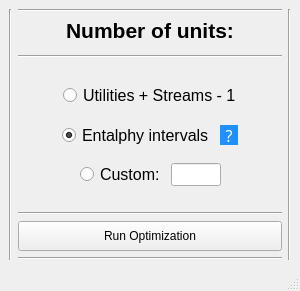
<?xml version="1.0" encoding="UTF-8"?>
<ui version="4.0">
 <class>mainWindow</class>
 <widget class="QMainWindow" name="mainWindow">
  <property name="geometry">
   <rect>
    <x>0</x>
    <y>0</y>
    <width>300</width>
    <height>291</height>
   </rect>
  </property>
  <property name="minimumSize">
   <size>
    <width>300</width>
    <height>291</height>
   </size>
  </property>
  <property name="maximumSize">
   <size>
    <width>300</width>
    <height>291</height>
   </size>
  </property>
  <property name="windowTitle">
   <string notr="true">'</string>
  </property>
  <property name="windowOpacity">
   <double>1.000000000000000</double>
  </property>
  <widget class="QWidget" name="centralwidget">
   <layout class="QVBoxLayout" name="verticalLayout_2">
    <item>
     <layout class="QHBoxLayout" name="horizontalLayout_5">
      <item>
       <widget class="Line" name="line_6">
        <property name="orientation">
         <enum>Qt::Vertical</enum>
        </property>
       </widget>
      </item>
      <item>
       <layout class="QVBoxLayout" name="verticalLayout">
        <item>
         <widget class="Line" name="line_5">
          <property name="orientation">
           <enum>Qt::Horizontal</enum>
          </property>
         </widget>
        </item>
        <item>
         <widget class="QLabel" name="label">
          <property name="maximumSize">
           <size>
            <width>400</width>
            <height>21</height>
           </size>
          </property>
          <property name="font">
           <font>
            <family>Arial</family>
            <pointsize>16</pointsize>
            <weight>75</weight>
            <bold>true</bold>
           </font>
          </property>
          <property name="text">
           <string>&lt;html&gt;&lt;head/&gt;&lt;body&gt;&lt;p align=&quot;center&quot;&gt;Number of units:&lt;/p&gt;&lt;/body&gt;&lt;/html&gt;</string>
          </property>
          <property name="alignment">
           <set>Qt::AlignCenter</set>
          </property>
         </widget>
        </item>
        <item>
         <spacer name="verticalSpacer_3">
          <property name="orientation">
           <enum>Qt::Vertical</enum>
          </property>
          <property name="sizeHint" stdset="0">
           <size>
            <width>20</width>
            <height>40</height>
           </size>
          </property>
         </spacer>
        </item>
        <item>
         <widget class="Line" name="line_4">
          <property name="orientation">
           <enum>Qt::Horizontal</enum>
          </property>
         </widget>
        </item>
        <item>
         <spacer name="verticalSpacer_2">
          <property name="orientation">
           <enum>Qt::Vertical</enum>
          </property>
          <property name="sizeHint" stdset="0">
           <size>
            <width>20</width>
            <height>40</height>
           </size>
          </property>
         </spacer>
        </item>
        <item>
         <spacer name="verticalSpacer_4">
          <property name="orientation">
           <enum>Qt::Vertical</enum>
          </property>
          <property name="sizeHint" stdset="0">
           <size>
            <width>20</width>
            <height>40</height>
           </size>
          </property>
         </spacer>
        </item>
        <item>
         <layout class="QHBoxLayout" name="horizontalLayout">
          <item>
           <spacer name="horizontalSpacer_2">
            <property name="orientation">
             <enum>Qt::Horizontal</enum>
            </property>
            <property name="sizeHint" stdset="0">
             <size>
              <width>40</width>
              <height>20</height>
             </size>
            </property>
           </spacer>
          </item>
          <item>
           <widget class="QRadioButton" name="us1">
            <property name="maximumSize">
             <size>
              <width>175</width>
              <height>23</height>
             </size>
            </property>
            <property name="font">
             <font>
              <pointsize>12</pointsize>
             </font>
            </property>
            <property name="layoutDirection">
             <enum>Qt::LeftToRight</enum>
            </property>
            <property name="text">
             <string>Utilities + Streams - 1</string>
            </property>
           </widget>
          </item>
          <item>
           <spacer name="horizontalSpacer_3">
            <property name="orientation">
             <enum>Qt::Horizontal</enum>
            </property>
            <property name="sizeHint" stdset="0">
             <size>
              <width>40</width>
              <height>20</height>
             </size>
            </property>
           </spacer>
          </item>
         </layout>
        </item>
        <item>
         <spacer name="verticalSpacer_6">
          <property name="orientation">
           <enum>Qt::Vertical</enum>
          </property>
          <property name="sizeHint" stdset="0">
           <size>
            <width>20</width>
            <height>40</height>
           </size>
          </property>
         </spacer>
        </item>
        <item>
         <layout class="QHBoxLayout" name="horizontalLayout_2">
          <item>
           <spacer name="horizontalSpacer">
            <property name="orientation">
             <enum>Qt::Horizontal</enum>
            </property>
            <property name="sizeHint" stdset="0">
             <size>
              <width>40</width>
              <height>20</height>
             </size>
            </property>
           </spacer>
          </item>
          <item>
           <widget class="QRadioButton" name="nareas">
            <property name="maximumSize">
             <size>
              <width>166666</width>
              <height>23</height>
             </size>
            </property>
            <property name="font">
             <font>
              <pointsize>12</pointsize>
             </font>
            </property>
            <property name="text">
             <string>Entalphy intervals</string>
            </property>
            <property name="checked">
             <bool>true</bool>
            </property>
           </widget>
          </item>
          <item>
           <widget class="QToolButton" name="toolButton">
            <property name="enabled">
             <bool>false</bool>
            </property>
            <property name="maximumSize">
             <size>
              <width>20</width>
              <height>20</height>
             </size>
            </property>
            <property name="font">
             <font>
              <family>MS Reference Sans Serif</family>
              <pointsize>12</pointsize>
             </font>
            </property>
            <property name="toolTip">
             <string>&lt;!DOCTYPE HTML PUBLIC &quot;-//W3C//DTD HTML 4.0//EN&quot; &quot;http://www.w3.org/TR/REC-html40/strict.dtd&quot;&gt;
&lt;html&gt;&lt;head&gt;&lt;meta name=&quot;qrichtext&quot; content=&quot;1&quot; /&gt;&lt;style type=&quot;text/css&quot;&gt;
p, li { white-space: pre-wrap; }
&lt;/style&gt;&lt;/head&gt;&lt;body style=&quot; font-family:'MS Shell Dlg 2'; font-size:8pt; font-weight:400; font-style:normal;&quot;&gt;
&lt;p style=&quot; margin-top:12px; margin-bottom:12px; margin-left:0px; margin-right:0px; -qt-block-indent:0; text-indent:0px;&quot;&gt;&amp;quot;Using this option, may cause discontinuity in Cost X ΔTmin graph. This discontinuity happen when one of the temperatures in the Entalphy intervals coincides with the Pinch temperature&amp;quot;&lt;/p&gt;&lt;/body&gt;&lt;/html&gt;</string>
            </property>
            <property name="styleSheet">
             <string notr="true">QToolButton{
	background: 		#1E90FF;
	border: 2px solid 	#000000;
	border-radius: 10px;
	color: 	#FFFFFF;
	text-align: center;
}

QToolButton:focus{
	border: 2px solid #FBAD25;
}</string>
            </property>
            <property name="text">
             <string>?</string>
            </property>
           </widget>
          </item>
          <item>
           <spacer name="horizontalSpacer_4">
            <property name="orientation">
             <enum>Qt::Horizontal</enum>
            </property>
            <property name="sizeHint" stdset="0">
             <size>
              <width>40</width>
              <height>20</height>
             </size>
            </property>
           </spacer>
          </item>
         </layout>
        </item>
        <item>
         <spacer name="verticalSpacer_7">
          <property name="orientation">
           <enum>Qt::Vertical</enum>
          </property>
          <property name="sizeHint" stdset="0">
           <size>
            <width>20</width>
            <height>40</height>
           </size>
          </property>
         </spacer>
        </item>
        <item>
         <layout class="QHBoxLayout" name="horizontalLayout_4">
          <item>
           <spacer name="horizontalSpacer_6">
            <property name="orientation">
             <enum>Qt::Horizontal</enum>
            </property>
            <property name="sizeHint" stdset="0">
             <size>
              <width>40</width>
              <height>20</height>
             </size>
            </property>
           </spacer>
          </item>
          <item>
           <widget class="QRadioButton" name="esp">
            <property name="minimumSize">
             <size>
              <width>0</width>
              <height>23</height>
             </size>
            </property>
            <property name="maximumSize">
             <size>
              <width>16777215</width>
              <height>23</height>
             </size>
            </property>
            <property name="font">
             <font>
              <pointsize>12</pointsize>
             </font>
            </property>
            <property name="text">
             <string>Custom:</string>
            </property>
           </widget>
          </item>
          <item>
           <widget class="QLineEdit" name="lineesp">
            <property name="maximumSize">
             <size>
              <width>50</width>
              <height>400</height>
             </size>
            </property>
           </widget>
          </item>
          <item>
           <spacer name="horizontalSpacer_5">
            <property name="orientation">
             <enum>Qt::Horizontal</enum>
            </property>
            <property name="sizeHint" stdset="0">
             <size>
              <width>40</width>
              <height>20</height>
             </size>
            </property>
           </spacer>
          </item>
         </layout>
        </item>
        <item>
         <spacer name="verticalSpacer_5">
          <property name="orientation">
           <enum>Qt::Vertical</enum>
          </property>
          <property name="sizeHint" stdset="0">
           <size>
            <width>20</width>
            <height>40</height>
           </size>
          </property>
         </spacer>
        </item>
        <item>
         <spacer name="verticalSpacer">
          <property name="orientation">
           <enum>Qt::Vertical</enum>
          </property>
          <property name="sizeHint" stdset="0">
           <size>
            <width>20</width>
            <height>40</height>
           </size>
          </property>
         </spacer>
        </item>
        <item>
         <widget class="Line" name="line">
          <property name="orientation">
           <enum>Qt::Horizontal</enum>
          </property>
         </widget>
        </item>
        <item>
         <widget class="QPushButton" name="otimizarun">
          <property name="sizePolicy">
           <sizepolicy hsizetype="Maximum" vsizetype="Fixed">
            <horstretch>0</horstretch>
            <verstretch>0</verstretch>
           </sizepolicy>
          </property>
          <property name="minimumSize">
           <size>
            <width>0</width>
            <height>30</height>
           </size>
          </property>
          <property name="maximumSize">
           <size>
            <width>288</width>
            <height>30</height>
           </size>
          </property>
          <property name="layoutDirection">
           <enum>Qt::LeftToRight</enum>
          </property>
          <property name="text">
           <string>Run Optimization</string>
          </property>
          <property name="autoDefault">
           <bool>false</bool>
          </property>
         </widget>
        </item>
        <item>
         <widget class="Line" name="line_2">
          <property name="orientation">
           <enum>Qt::Horizontal</enum>
          </property>
         </widget>
        </item>
       </layout>
      </item>
      <item>
       <widget class="Line" name="line_7">
        <property name="orientation">
         <enum>Qt::Vertical</enum>
        </property>
       </widget>
      </item>
     </layout>
    </item>
   </layout>
  </widget>
  <widget class="QMenuBar" name="menubar">
   <property name="geometry">
    <rect>
     <x>0</x>
     <y>0</y>
     <width>300</width>
     <height>21</height>
    </rect>
   </property>
  </widget>
  <widget class="QStatusBar" name="statusbar"/>
 </widget>
 <resources/>
 <connections/>
</ui>
